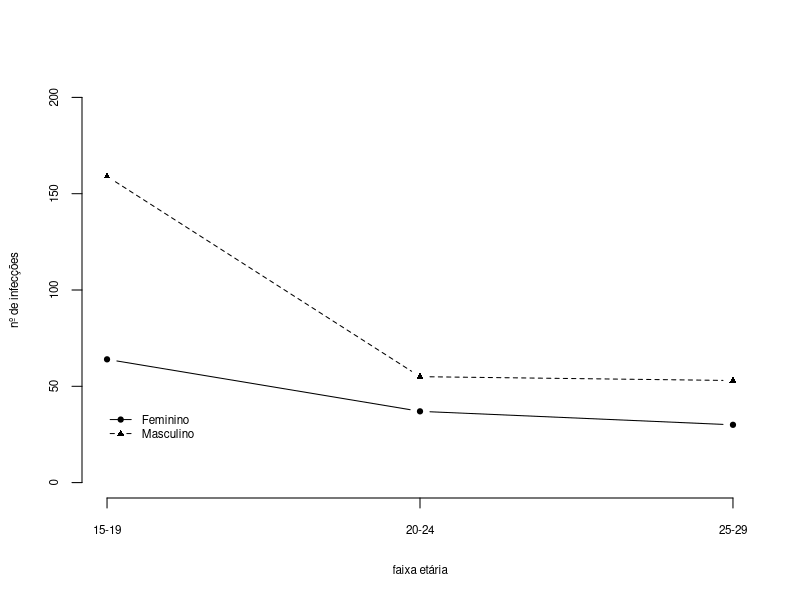
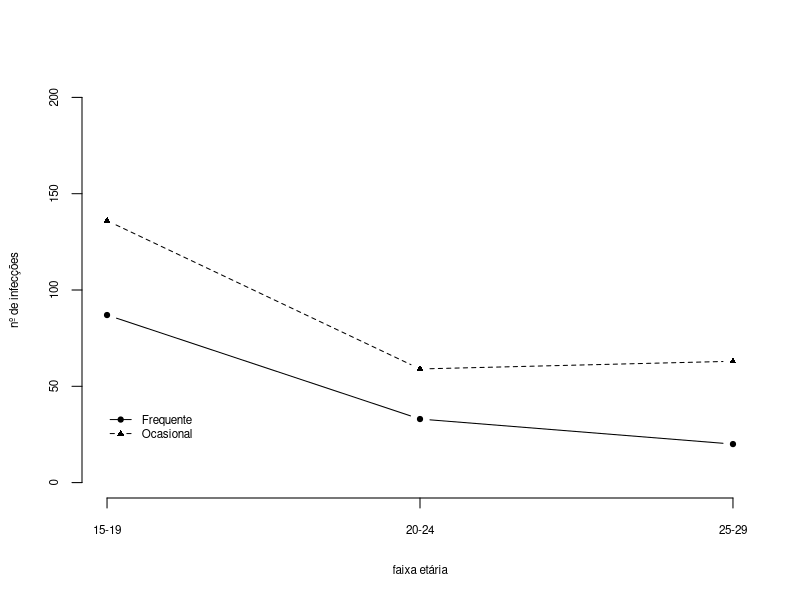
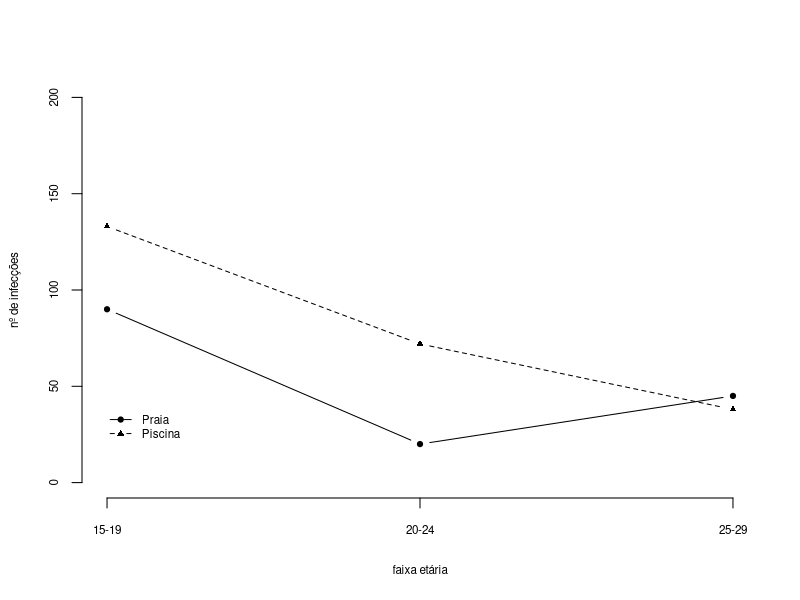
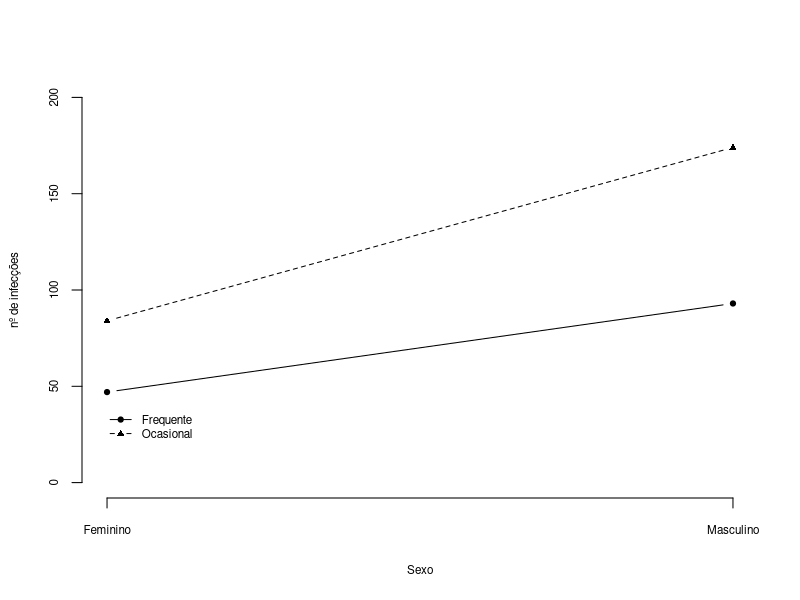
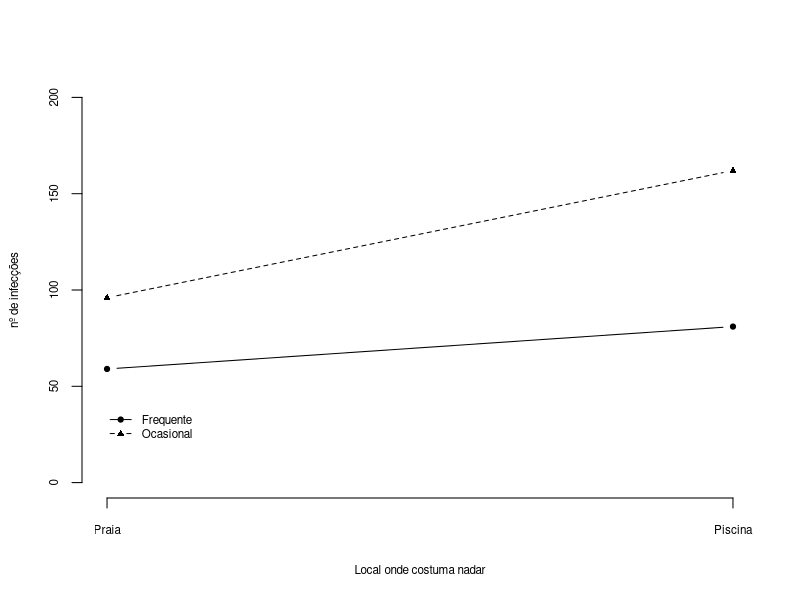
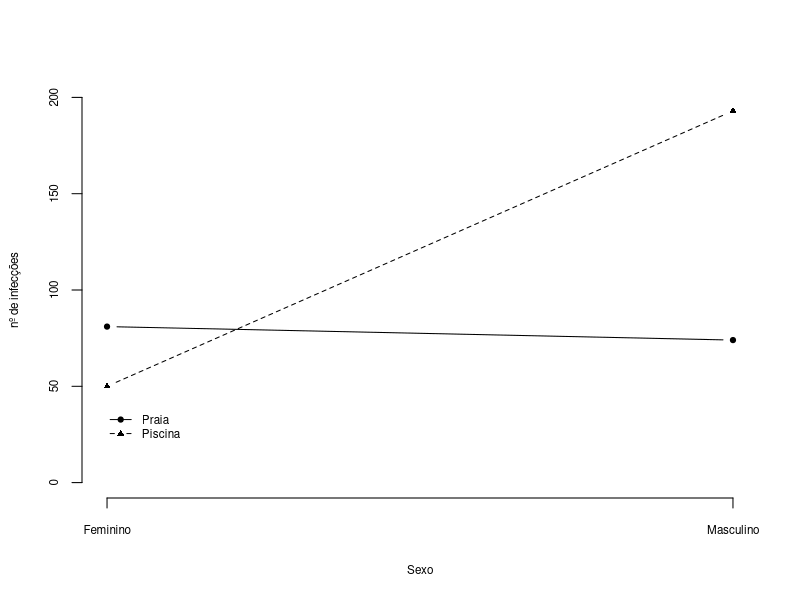
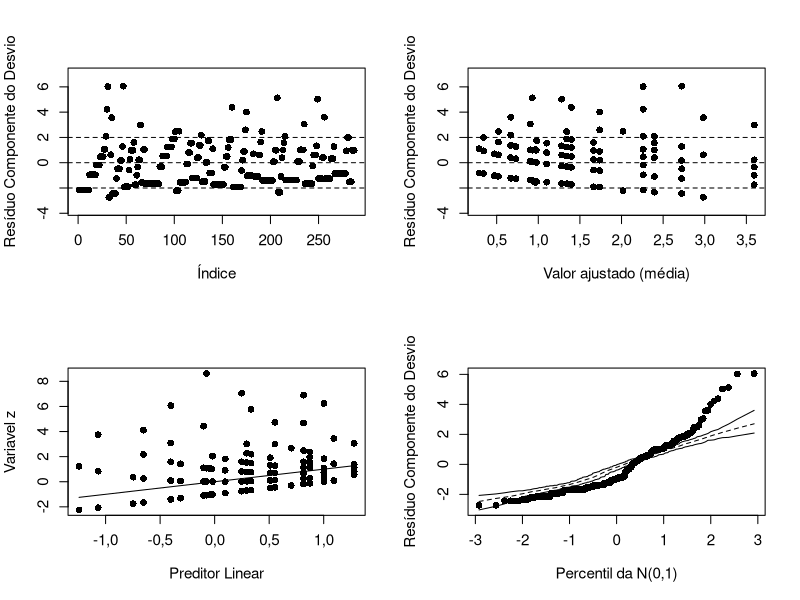
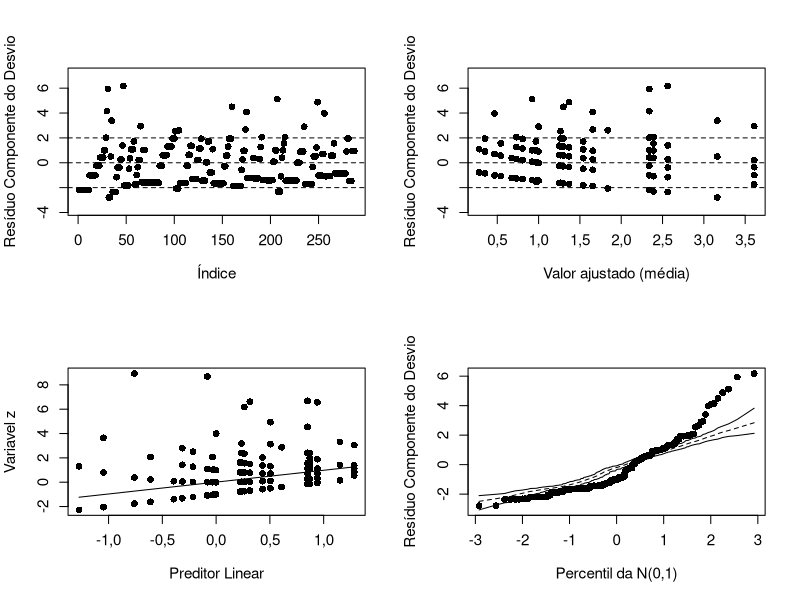

Write the R code that produced these figures, in order.
## ---- chunk 1
#mudando o separador decimal para resultados "printados"
options(OutDec= ",")
## ---- chunk 2
#definindo opções padrões dos chunks
knitr::opts_chunk$set(fig.width=6, fig.height=3.5, fig.path='Figs/', fig.align='center', echo=FALSE, warning=FALSE, message=FALSE)
## ---- chunk 3
library(dplyr)
library(xtable)
dados <- read.table("recrutas.dat")
colnames(dados) <- c("Hab. de nadar", "Local", "Faixa etária", "Sexo", "Nº de infecções")
#table(is.na(dados))

# table(dados$`Hab. de nadar`, dados$`Nº de infecções`)
# table(dados$Local, dados$`Nº de infecções`)
# table(dados$`Faixa etária`, dados$`Nº de infecções`)
# table(dados$Sexo, dados$`Nº de infecções`)

# dados %>% group_by(`Hab. de nadar`) %>% summarise(Cont_num_infec = sum(`Nº de infecções`))
# dados %>% group_by(Local) %>% summarise(Cont_num_infec = sum(`Nº de infecções`))
# dados %>% group_by(`Faixa etária`) %>% summarise(Cont_num_infec = sum(`Nº de infecções`))
# dados %>% group_by(Sexo) %>% summarise(Cont_num_infec = sum(`Nº de infecções`))
# 
# xtable(dados %>% group_by(`Hab. de nadar`) %>% summarise(Cont_num_infec = sum(`Nº de infecções`)))
# xtable(dados %>% group_by(Local) %>% summarise(Cont_num_infec = sum(`Nº de infecções`)))
# xtable(dados %>% group_by(`Faixa etária`) %>% summarise(Cont_num_infec = sum(`Nº de infecções`)))
# xtable(dados %>% group_by(Sexo) %>% summarise(Cont_num_infec = sum(`Nº de infecções`)))

#dados %>% group_by(`Hab. de nadar`, Local) %>% summarise(Cont_num_infec = sum(`Nº de infecções`))
#dados %>% group_by(`Hab. de nadar`, Sexo) %>% summarise(Cont_num_infec = sum(`Nº de infecções`))

#número médio de infecções para indivíduos que tiveram pelo menos uma infecção, agrupdos pelo Local, Habito de nadar e sexo
#dados %>% group_by(Local, `Faixa etária`) %>% summarise(Num_medio_infec = mean(`Nº de infecções`))
#dados %>% group_by(`Hab. de nadar`, `Faixa etária`) %>% summarise(Num_medio_infec = mean(`Nº de infecções`))
#dados %>% group_by(Sexo, `Faixa etária`) %>% summarise(Num_medio_infec = mean(`Nº de infecções`))
## ---- chunk 4
fig1 <- "Gráfico de perfil que representa o número de infecções de ouvido para cada sexo. Nota-se que ao mudar de faixa etária há diminuição do número de infecções para ambos os sexos. Observa-se que a redução é maior ao mudar da faixa etária de 15-19 para 20-24 para o sexo masculino. Pelo gráfico, pode-se pensar que existe interação entre as covariáveis faixa etária e sexo."

fig2 <- "Gráfico de perfil que representa o número de infecções para os grupos que têm hábitos (frequente e ocasional) de nadar diferentes. Para estes diferentes grupos de hábitos de nadar, nota-se que o número de infecções diminui. No entanto, para aqueles cujo hábito é ocasional, a quantidade de infecções é superior para os diferentes níveis de faixa etária. Cogita-se que possa existir interação entre o hábito de nadar e a faixa etária."

fig3 <- "Gráfico de perfil que representa o número de infecções para os indivíduos que costumam nadar na praia ou na piscina. Com exceção da última faixa etária (25-29), o número de infecções para indivíduos que costumam nadar em piscinas é maior para as diferentes faixas etárias, de 15-19 e 20-24. Observa-se que para os diferentes lugares onde se costuma nadar, nas faixas etárias 15-19 e 20-14, as retas possuem um pequeno desnível que as tornam não paralelas. No entanto, para a última faixa etária, nota-se que o comportamento é diferente para os diferentes locais onde se costuma nadar. Assim, é possível pensar em interação entre a faixa etária e o local onde se costuma nadar."

fig4 <- "Gráfico de perfil que representa o número de infecções para os indivíduos que tem um determinado hábito de nadar, para os diferentes sexos. Observa-se que as retas não são paralelas, com isso pode-se pensar que existe interação entre o sexo e o hábito de nadar."

fig5 <- "Gráfico de perfil que representa o número de infecções para os indivíduos que tem determinado hábito de nadar e o local que costumam nadar. O comportamento é muito similar em relação à figura 4 e cogita-se na possível interação entre local onde costuma nadar e hábito de nadar."

fig6 <- "Gráfico de perfil que representa o número de infecções para os sexos, para indivíduos que tem costume de nadar em diferentes lugares. Nota-se que é plusível a interação entre sexo e o lugar onde costuma nadar."
## ---- chunk 5
#fig.pos="H"
# teste <- dados %>% group_by(Sexo, `Faixa etária`) %>% summarise(Num_medio_infec = mean(`Nº de infecções`))
# par(mfrow=c(1,1))
# plot(teste[[3]][teste[[1]] == "Female"],pch=19,lty=1,type="b",cex=1.2,cex.axis=1.2,cex.lab=1.2,axes=F,ylim=c(0,2),xlab="faixa etária",ylab="nº médio de infecções")
# lines(teste[[3]][teste[[1]] == "Male"],pch=17,lty=2,type="b",cex=1.2,cex.axis=1.2,cex.lab=1.2)
# #lines(taxas[dadosc$consumo=="10-30"],pch=15,lty=3,type="b",cex=1.2,cex.axis=1.2,cex.lab=1.2)
# #lines(taxas[dadosc$consumo=="+30"],pch=18,lty=4,type="b",cex=1.2,cex.axis=1.2,cex.lab=1.2)
# axis(2)
# axis(1,c(1,2,3),labels=c("15-19","20-24","25-29"))
# legend(1,0.5,c("Feminino","Masculino"),lty=c(1,2),pch=c(19,17),bty="n",cex=1)

SFE <- dados %>% group_by(Sexo, `Faixa etária`) %>% summarise(contagem_infec = sum(`Nº de infecções`))
par(mfrow=c(1,1))
plot(SFE[[3]][SFE[[1]] == "Female"],pch=19,lty=1,type="b",cex=.7,cex.axis=.7,cex.lab=.7,axes=F,ylim=c(0,200),xlab="faixa etária",ylab="nº de infecções")
lines(SFE[[3]][SFE[[1]] == "Male"],pch=17,lty=2,type="b",cex=.7,cex.axis=.7,cex.lab=.7)
#lines(taxas[dadosc$consumo=="10-30"],pch=15,lty=3,type="b",cex=1.2,cex.axis=1.2,cex.lab=1.2)
#lines(taxas[dadosc$consumo=="+30"],pch=18,lty=4,type="b",cex=1.2,cex.axis=1.2,cex.lab=1.2)
axis(2, cex.axis = 0.7)
axis(1,c(1,2,3),labels=c("15-19","20-24","25-29"), cex.axis = 0.7)
legend(1,40,c("Feminino","Masculino"),lty=c(1,2),pch=c(19,17),bty="n",cex=.7)

## ---- chunk 6
HNFE <- dados %>% group_by(`Hab. de nadar`, `Faixa etária`) %>% summarise(contagem_infec = sum(`Nº de infecções`))

par(mfrow=c(1,1))
plot(HNFE[[3]][HNFE[[1]] == "Freq"],pch=19,lty=1,type="b",cex=0.7,cex.axis=0.7,cex.lab=0.7,axes=F,ylim=c(0,200),xlab="faixa etária",ylab="nº de infecções")
lines(HNFE[[3]][HNFE[[1]] == "Occas"],pch=17,lty=2,type="b",cex=0.7,cex.axis=0.7,cex.lab=0.7)
#lines(taxas[dadosc$consumo=="10-30"],pch=15,lty=3,type="b",cex=1.2,cex.axis=1.2,cex.lab=1.2)
#lines(taxas[dadosc$consumo=="+30"],pch=18,lty=4,type="b",cex=1.2,cex.axis=1.2,cex.lab=1.2)
axis(2, cex.axis = 0.7)
axis(1,c(1,2,3),labels=c("15-19","20-24","25-29"), cex.axis = 0.7)
legend(1,40,c("Frequente","Ocasional"),lty=c(1,2),pch=c(19,17),bty="n",cex=.7)

## ---- chunk 7
LFE <- dados %>% group_by(Local, `Faixa etária`) %>% summarise(contagem_infec = sum(`Nº de infecções`))

par(mfrow=c(1,1))
plot(LFE[[3]][LFE[[1]] == "Beach"],pch=19,lty=1,type="b",cex=0.7,cex.axis=0.7,cex.lab=0.7,axes=F,ylim=c(0,200),xlab="faixa etária",ylab="nº de infecções")
lines(LFE[[3]][LFE[[1]] == "NonBeach"],pch=17,lty=2,type="b",cex=0.7,cex.axis=0.7,cex.lab=0.7)
#lines(taxas[dadosc$consumo=="10-30"],pch=15,lty=3,type="b",cex=1.2,cex.axis=1.2,cex.lab=1.2)
#lines(taxas[dadosc$consumo=="+30"],pch=18,lty=4,type="b",cex=1.2,cex.axis=1.2,cex.lab=1.2)
axis(2, cex.axis = 0.7)
axis(1,c(1,2,3),labels=c("15-19","20-24","25-29"), cex.axis = 0.7)
legend(1,40,c("Praia","Piscina"),lty=c(1,2),pch=c(19,17),bty="n",cex=0.7)

## ---- chunk 8
HNS <- dados %>% group_by(`Hab. de nadar`, Sexo) %>% summarise(Cont_num_infec = sum(`Nº de infecções`))
par(mfrow=c(1,1))
plot(HNS[[3]][HNS[[1]] == "Freq"],pch=19,lty=1,type="b",cex=0.7,cex.axis=0.7,cex.lab=0.7,axes=F,ylim=c(0,200),xlab="Sexo",ylab="nº de infecções")
lines(HNS[[3]][HNS[[1]] == "Occas"],pch=17,lty=2,type="b",cex=0.7,cex.axis=0.7,cex.lab=0.7)
#lines(taxas[dadosc$consumo=="10-30"],pch=15,lty=3,type="b",cex=1.2,cex.axis=1.2,cex.lab=1.2)
#lines(taxas[dadosc$consumo=="+30"],pch=18,lty=4,type="b",cex=1.2,cex.axis=1.2,cex.lab=1.2)
axis(2, cex.axis = 0.7)
axis(1,c(1,2),labels=c("Feminino","Masculino"), cex.axis = 0.7)
legend(1,40,c("Frequente","Ocasional"),lty=c(1,2),pch=c(19,17),bty="n",cex=0.7)

## ---- chunk 9
HNL <- dados %>% group_by(`Hab. de nadar`, Local) %>% summarise(Cont_num_infec = sum(`Nº de infecções`))
par(mfrow=c(1,1))
plot(HNL[[3]][HNL[[1]] == "Freq"],pch=19,lty=1,type="b",cex=0.7,cex.axis=0.7,cex.lab=0.7,axes=F,ylim=c(0,200),xlab="Local onde costuma nadar",ylab="nº de infecções")
lines(HNL[[3]][HNL[[1]] == "Occas"],pch=17,lty=2,type="b",cex=0.7,cex.axis=0.7,cex.lab=0.7)
#lines(taxas[dadosc$consumo=="10-30"],pch=15,lty=3,type="b",cex=1.2,cex.axis=1.2,cex.lab=1.2)
#lines(taxas[dadosc$consumo=="+30"],pch=18,lty=4,type="b",cex=1.2,cex.axis=1.2,cex.lab=1.2)
axis(2, cex.axis = 0.7)
axis(1,c(1,2),labels=c("Praia","Piscina"), cex.axis = 0.7)
legend(1,40,c("Frequente","Ocasional"),lty=c(1,2),pch=c(19,17),bty="n",cex=0.7)

## ---- chunk 10
LS <- dados %>% group_by(Local, Sexo) %>% summarise(Cont_num_infec = sum(`Nº de infecções`))
par(mfrow=c(1,1))
plot(LS[[3]][LS[[1]] == "Beach"],pch=19,lty=1,type="b",cex=0.7,cex.axis=0.7,cex.lab=0.7,axes=F,ylim=c(0,200),xlab="Sexo",ylab="nº de infecções")
lines(LS[[3]][LS[[1]] == "NonBeach"],pch=17,lty=2,type="b",cex=0.7,cex.axis=0.7,cex.lab=0.7)
#lines(taxas[dadosc$consumo=="10-30"],pch=15,lty=3,type="b",cex=1.2,cex.axis=1.2,cex.lab=1.2)
#lines(taxas[dadosc$consumo=="+30"],pch=18,lty=4,type="b",cex=1.2,cex.axis=1.2,cex.lab=1.2)
axis(2, cex.axis = 0.7)
axis(1,c(1,2),labels=c("Feminino","Masculino"), cex.axis = 0.7)
legend(1,40,c("Praia","Piscina"),lty=c(1,2),pch=c(19,17),bty="n",cex=0.7)

## ---- chunk 11
testeF.CBM.MLG <- function(fit.model,m.C,m.M)
{
v.beta <-  cbind(fit.model$coef)
e.q <- nrow(m.C)
m.cov.beta <- (vcov(fit.model))
e.Q <- t(m.C%*%v.beta-m.M)%*%solve(m.C%*%m.cov.beta%*%t(m.C))%*%(m.C%*%v.beta-m.M)
e.pvalor <- 1-pchisq(e.Q,e.q)
cat("Estatistica Q = ",round(e.Q,2),"\n")
cat("gl = ",e.q,"\n")
cat("pvalor = ",round(e.pvalor,4),"\n")
cat("Matriz C :","\n")
print(m.C)
cat("Matriz M :","\n")
print(m.M)
}

TRV.MLG <- function(fit.model1,fit.model2)
{
ep <- ncol(model.matrix(fit.model2))
eq <- ep-ncol(model.matrix(fit.model1))
desv1 <- deviance(fit.model1)
desv2 <- deviance(fit.model2)
e.TRV <- (desv1-desv2)
e.pvalor <- 1-pchisq(e.TRV,eq)
cat("Estatistica F = ",round(e.TRV,2),"\n")
cat("g.l = ",eq,"\n")
cat("pvalor = ",round(e.pvalor,4),"\n")
}

AnaDesv.MLG <- function(fit.model1,fit.model2)
{
ep <- ncol(model.matrix(fit.model2))
eq <- ep-ncol(model.matrix(fit.model1))
n <- nrow(model.matrix(fit.model2))
desv1 <- deviance(fit.model1)
desv2 <- deviance(fit.model2)
e.F <- ((desv1-desv2)/eq)/(desv2/(n-ep))
e.pvalor <- 1-pf(e.F,eq,n-ep)
cat("Estatistica F = ",round(e.F,2),"\n")
cat("pvalor = ",round(e.pvalor,4),"\n")
}


diagPoisson<-function(fit.model){
# fit.model: objeto com o resultado do ajuste do MLG obtido através da função glm
X <- model.matrix(fit.model)
n <- nrow(X)
p <- ncol(X)
w <- fit.model$weights
W <- diag(w)
H <- solve(t(X)%*%W%*%X)
H <- sqrt(W)%*%X%*%H%*%t(X)%*%sqrt(W)
h <- diag(H)
ts <- resid(fit.model,type="pearson")/sqrt(1-h)
td <- resid(fit.model,type="deviance")/sqrt(1-h)
di <- (h/(1-h))*(ts^2)
par(mfrow=c(2,2))
a <- max(td)
b <- min(td)
plot(td,xlab="Índice", ylab="Resíduo Componente do Desvio",
ylim=c(b-1,a+1), pch=16,cex.axis=1.1,cex.lab=1.1,cex=1.1,cex.axis=1.1,cex.lab=1.1)
abline(2,0,lty=2)
abline(-2,0,lty=2)
abline(0,0,lty=2)

# identify(td, n=1)
# title(sub="(c)")
fited = fitted(fit.model)
plot(fited ,td,xlab="Valor ajustado (média)", ylab="Resíduo Componente do Desvio",ylim=c(b-1,a+1), pch=16,
main="",cex=1.1,cex.axis=1.1,cex.lab=1.1)
abline(2,0,lty=2)
abline(-2,0,lty=2)
abline(0,0,lty=2)
#
eta = predict(fit.model)
z = eta + resid(fit.model, type="pearson")/sqrt(w)
plot(predict(fit.model),z,xlab="Preditor Linear",ylab="Variavel z", pch=16,main="",cex=1.1,cex.axis=1.1,cex.lab=1.1)
lines(smooth.spline(predict(fit.model), z, df=2))
}

envelPoisson <- function(fit.model,ligacao){
# fit.model: objeto com o resultado do ajuste do MLG obtido através da função glm
# ligacao: função de ligação (mesmo nome usado pela função glm (colocar entre aspas)
#par(mfrow=c(1,1))
X <- model.matrix(fit.model)
n <- nrow(X)
p <- ncol(X)
w <- fit.model$weights
W <- diag(w)
H <- solve(t(X)%*%W%*%X)
H <- sqrt(W)%*%X%*%H%*%t(X)%*%sqrt(W)
h <- diag(H)
td <- resid(fit.model,type="deviance")/sqrt((1-h))
e <- matrix(0,n,100)
#
for(i in 1:100){
nresp <- rpois(n, fitted(fit.model))
fit <- glm(nresp ~ X, family=poisson(link=ligacao))
w <- fit$weights
W <- diag(w)
H <- solve(t(X)%*%W%*%X)
H <- sqrt(W)%*%X%*%H%*%t(X)%*%sqrt(W)
h <- diag(H)
e[,i] <- sort(resid(fit,type="deviance")/sqrt(1-h))}
#
e1 <- numeric(n)
e2 <- numeric(n)
#
for(i in 1:n){
  eo <- sort(e[i,])
e1[i] <- (eo[2]+eo[3])/2
e2[i] <- (eo[97]+eo[98])/2}
#
med <- apply(e,1,mean)
faixa <- range(td,e1,e2)
#par(pty="s")
qqnorm(td,xlab="Percentil da N(0,1)",
ylab="Resíduo Componente do Desvio", ylim=faixa, pch=16,main="",cex=1.1,cex.axis=1.1,cex.lab=1.1)
#
par(new=T)
#
qqnorm(e1,axes=F,xlab="",ylab="",type="l",ylim=faixa,lty=1,main="")
par(new=T)
qqnorm(e2,axes=F,xlab="",ylab="", type="l",ylim=faixa,lty=1,main="")
par(new=T)
qqnorm(med,axes=F,xlab="", ylab="", type="l",ylim=faixa,lty=2,main="")

}
## ---- chunk 12
#Modelo considerado baseado na descritiva, isto é sem interação de terceira ordem. Verificar para ordem um e dois.
#Pela descritiva, não temos evidência suficiente de que existe interação entre local, sexo e hábito
#21 parêmetros
fit.model <- glm(dados$`Nº de infecções` ~ dados$`Hab. de nadar`*dados$Local*dados$`Faixa etária` + dados$`Hab. de nadar`*dados$`Faixa etária`*dados$Sexo + dados$Local*dados$`Faixa etária`*dados$Sexo,family=poisson(link="log"),data=dados)
summary(fit.model)
diagPoisson(fit.model)
envelPoisson(fit.model, "log")

#16-21 ---> interações Local*(Hab. de nadar)*(faixa etária) e Local*(faixa etária)*(sexo) foram retiradas
#ficou somente a interação Local*(faixa etária)*sexo
m.C <- rbind(c(rep(0,15), 1, rep(0,5)), c(rep(0,16), 1, rep(0,4)), c(rep(0,17), 1, rep(0,3)), c(rep(0,18), 1, rep(0,2)))
m.M <- cbind(rep(0, 4))
testeF.CBM.MLG(fit.model, m.C, m.M)

#novo -> 17 parâmetros
fit.model <- glm(dados$`Nº de infecções` ~ dados$`Hab. de nadar` + dados$Local + dados$`Faixa etária` + dados$Sexo + dados$`Hab. de nadar`*dados$Local + dados$`Hab. de nadar`*dados$`Faixa etária` + dados$`Hab. de nadar`*dados$Sexo +
dados$Local*dados$`Faixa etária` + dados$Local*dados$Sexo + dados$`Faixa etária`*dados$Sexo + dados$Local*dados$`Faixa etária`*dados$Sexo ,family=poisson(link="log"),data=dados)
summary(fit.model)
diagPoisson(fit.model)
envelPoisson(fit.model, "log")

m.C <- rbind(c(rep(0,13), 1, rep(0,3)), c(rep(0,14), 1, rep(0,2)), c(rep(0,15), 1, rep(0,1)), c(rep(0,16), 1))
m.M <- cbind(rep(0, 4))
testeF.CBM.MLG(fit.model, m.C, m.M)


